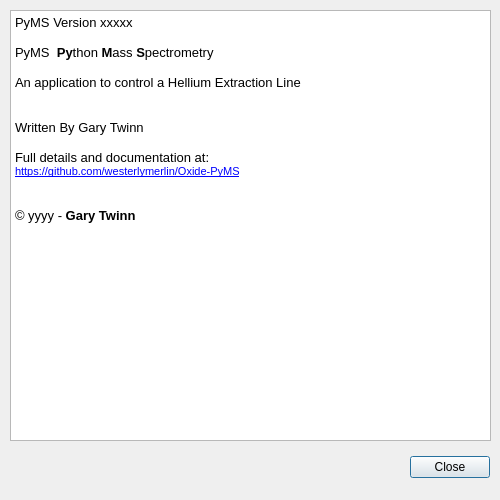
<?xml version="1.0" encoding="UTF-8"?>
<ui version="4.0">
 <class>AboutDialog</class>
 <widget class="QDialog" name="AboutDialog">
  <property name="geometry">
   <rect>
    <x>0</x>
    <y>0</y>
    <width>500</width>
    <height>500</height>
   </rect>
  </property>
  <property name="sizePolicy">
   <sizepolicy hsizetype="Fixed" vsizetype="Fixed">
    <horstretch>0</horstretch>
    <verstretch>0</verstretch>
   </sizepolicy>
  </property>
  <property name="minimumSize">
   <size>
    <width>500</width>
    <height>500</height>
   </size>
  </property>
  <property name="maximumSize">
   <size>
    <width>500</width>
    <height>500</height>
   </size>
  </property>
  <property name="windowTitle">
   <string>About PyMS</string>
  </property>
  <property name="windowIcon">
   <iconset resource="main.qrc">
    <normaloff>:/main/iconGTRun.svg</normaloff>:/main/iconGTRun.svg</iconset>
  </property>
  <property name="styleSheet">
   <string notr="true">font: 10pt &quot;Segoe UI&quot;;</string>
  </property>
  <widget class="QDialogButtonBox" name="buttonBox">
   <property name="geometry">
    <rect>
     <x>410</x>
     <y>450</y>
     <width>80</width>
     <height>35</height>
    </rect>
   </property>
   <property name="sizePolicy">
    <sizepolicy hsizetype="Fixed" vsizetype="Fixed">
     <horstretch>0</horstretch>
     <verstretch>0</verstretch>
    </sizepolicy>
   </property>
   <property name="orientation">
    <enum>Qt::Orientation::Horizontal</enum>
   </property>
   <property name="standardButtons">
    <set>QDialogButtonBox::StandardButton::Close</set>
   </property>
  </widget>
  <widget class="QTextEdit" name="txtAbout">
   <property name="geometry">
    <rect>
     <x>10</x>
     <y>10</y>
     <width>481</width>
     <height>431</height>
    </rect>
   </property>
   <property name="sizePolicy">
    <sizepolicy hsizetype="Preferred" vsizetype="Preferred">
     <horstretch>0</horstretch>
     <verstretch>0</verstretch>
    </sizepolicy>
   </property>
   <property name="minimumSize">
    <size>
     <width>359</width>
     <height>200</height>
    </size>
   </property>
   <property name="maximumSize">
    <size>
     <width>500</width>
     <height>500</height>
    </size>
   </property>
   <property name="html">
    <string>&lt;!DOCTYPE HTML PUBLIC &quot;-//W3C//DTD HTML 4.0//EN&quot; &quot;http://www.w3.org/TR/REC-html40/strict.dtd&quot;&gt;
&lt;html&gt;&lt;head&gt;&lt;meta name=&quot;qrichtext&quot; content=&quot;1&quot; /&gt;&lt;meta charset=&quot;utf-8&quot; /&gt;&lt;style type=&quot;text/css&quot;&gt;
p, li { white-space: pre-wrap; }
hr { height: 1px; border-width: 0; }
li.unchecked::marker { content: &quot;\2610&quot;; }
li.checked::marker { content: &quot;\2612&quot;; }
&lt;/style&gt;&lt;/head&gt;&lt;body style=&quot; font-family:'Segoe UI'; font-size:10pt; font-weight:400; font-style:normal;&quot;&gt;
&lt;p style=&quot; margin-top:0px; margin-bottom:0px; margin-left:0px; margin-right:0px; -qt-block-indent:0; text-indent:0px;&quot;&gt;PyMS Version xxxxx&lt;/p&gt;
&lt;p style=&quot;-qt-paragraph-type:empty; margin-top:0px; margin-bottom:0px; margin-left:0px; margin-right:0px; -qt-block-indent:0; text-indent:0px;&quot;&gt;&lt;br /&gt;&lt;/p&gt;
&lt;p style=&quot; margin-top:0px; margin-bottom:0px; margin-left:0px; margin-right:0px; -qt-block-indent:0; text-indent:0px;&quot;&gt;PyMS  &lt;span style=&quot; font-weight:600;&quot;&gt;Py&lt;/span&gt;thon &lt;span style=&quot; font-weight:600;&quot;&gt;M&lt;/span&gt;ass &lt;span style=&quot; font-weight:600;&quot;&gt;S&lt;/span&gt;pectrometry&lt;/p&gt;
&lt;p style=&quot;-qt-paragraph-type:empty; margin-top:0px; margin-bottom:0px; margin-left:0px; margin-right:0px; -qt-block-indent:0; text-indent:0px;&quot;&gt;&lt;br /&gt;&lt;/p&gt;
&lt;p style=&quot; margin-top:0px; margin-bottom:0px; margin-left:0px; margin-right:0px; -qt-block-indent:0; text-indent:0px;&quot;&gt;An application to control a Hellium Extraction Line&lt;/p&gt;
&lt;p style=&quot;-qt-paragraph-type:empty; margin-top:0px; margin-bottom:0px; margin-left:0px; margin-right:0px; -qt-block-indent:0; text-indent:0px;&quot;&gt;&lt;br /&gt;&lt;/p&gt;
&lt;p style=&quot; margin-top:0px; margin-bottom:0px; margin-left:0px; margin-right:0px; -qt-block-indent:0; text-indent:0px;&quot;&gt;&lt;br /&gt;Written By Gary Twinn &lt;/p&gt;
&lt;p style=&quot;-qt-paragraph-type:empty; margin-top:0px; margin-bottom:0px; margin-left:0px; margin-right:0px; -qt-block-indent:0; text-indent:0px;&quot;&gt;&lt;br /&gt;&lt;/p&gt;
&lt;p style=&quot; margin-top:0px; margin-bottom:0px; margin-left:0px; margin-right:0px; -qt-block-indent:0; text-indent:0px;&quot;&gt;Full details and documentation at:&lt;/p&gt;
&lt;p style=&quot; margin-top:0px; margin-bottom:0px; margin-left:0px; margin-right:0px; -qt-block-indent:0; text-indent:0px;&quot;&gt;&lt;a href=&quot;https://github.com/westerlymerlin/Helium-Line-Documentation&quot;&gt;&lt;span style=&quot; font-family:'MS Shell Dlg 2'; font-size:8pt; text-decoration: underline; color:#0000ff;&quot;&gt;https://github.com/westerlymerlin/Oxide-PyMS&lt;/span&gt;&lt;/a&gt;&lt;/p&gt;
&lt;p style=&quot;-qt-paragraph-type:empty; margin-top:0px; margin-bottom:0px; margin-left:0px; margin-right:0px; -qt-block-indent:0; text-indent:0px; text-decoration: underline; color:#0000ff;&quot;&gt;&lt;br /&gt;&lt;/p&gt;
&lt;p style=&quot;-qt-paragraph-type:empty; margin-top:0px; margin-bottom:0px; margin-left:0px; margin-right:0px; -qt-block-indent:0; text-indent:0px; text-decoration: underline; color:#0000ff;&quot;&gt;&lt;br /&gt;&lt;/p&gt;
&lt;p style=&quot; margin-top:0px; margin-bottom:0px; margin-left:0px; margin-right:0px; -qt-block-indent:0; text-indent:0px;&quot;&gt;© yyyy - &lt;span style=&quot; font-weight:600;&quot;&gt;Gary Twinn &lt;/span&gt;&lt;/p&gt;
&lt;p style=&quot;-qt-paragraph-type:empty; margin-top:0px; margin-bottom:0px; margin-left:0px; margin-right:0px; -qt-block-indent:0; text-indent:0px;&quot;&gt;&lt;br /&gt;&lt;/p&gt;
&lt;p style=&quot;-qt-paragraph-type:empty; margin-top:0px; margin-bottom:0px; margin-left:0px; margin-right:0px; -qt-block-indent:0; text-indent:0px; font-family:'MS Shell Dlg 2'; font-size:9pt;&quot;&gt;&lt;br /&gt;&lt;/p&gt;&lt;/body&gt;&lt;/html&gt;</string>
   </property>
   <property name="textInteractionFlags">
    <set>Qt::TextInteractionFlag::LinksAccessibleByKeyboard|Qt::TextInteractionFlag::LinksAccessibleByMouse|Qt::TextInteractionFlag::TextBrowserInteraction|Qt::TextInteractionFlag::TextEditable|Qt::TextInteractionFlag::TextEditorInteraction|Qt::TextInteractionFlag::TextSelectableByKeyboard|Qt::TextInteractionFlag::TextSelectableByMouse</set>
   </property>
   <property name="placeholderText">
    <string/>
   </property>
  </widget>
 </widget>
 <resources>
  <include location="main.qrc"/>
 </resources>
 <connections>
  <connection>
   <sender>buttonBox</sender>
   <signal>accepted()</signal>
   <receiver>AboutDialog</receiver>
   <slot>accept()</slot>
   <hints>
    <hint type="sourcelabel">
     <x>248</x>
     <y>254</y>
    </hint>
    <hint type="destinationlabel">
     <x>157</x>
     <y>274</y>
    </hint>
   </hints>
  </connection>
  <connection>
   <sender>buttonBox</sender>
   <signal>rejected()</signal>
   <receiver>AboutDialog</receiver>
   <slot>reject()</slot>
   <hints>
    <hint type="sourcelabel">
     <x>316</x>
     <y>260</y>
    </hint>
    <hint type="destinationlabel">
     <x>286</x>
     <y>274</y>
    </hint>
   </hints>
  </connection>
 </connections>
</ui>
